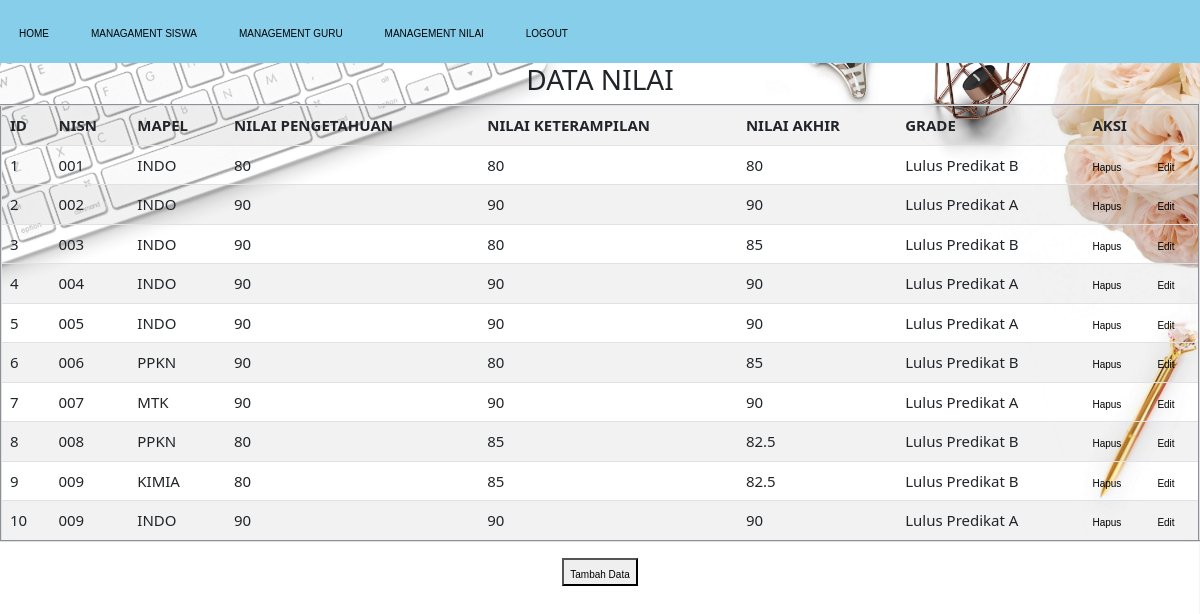
Page /datanilai.php on the committed database.
### tables this page shows
CREATE TABLE `nilai` (
  `id` int(11) NOT NULL,
  `NISN` varchar(12) NOT NULL,
  `mapel` varchar(15) NOT NULL,
  `nilai1` int(11) NOT NULL,
  `nilai2` int(11) NOT NULL,
  `nilai3` int(11) NOT NULL,
  `siswa_nisn` varchar(12) NOT NULL
);

### datanilai.php (the view, shortened to what this page needs)
<!DOCTYPE html>
<html lang="en">
<head>
    <link rel="stylesheet" href="bootstrap-5.2.3-dist/css/bootstrap.css">
    <FontAwesomeIcon icon="fa-regular fa-trash" />
</head>
<body>
<header>
        <ul>
            <li><a href="home.php">HOME</a></li>
            <li><a href="datasiswa.php">MANAGAMENT SISWA</a></li>
            <li><a href="dataguru.php">MANAGEMENT GURU</a></li>
            <li><a href="datanilai.php">MANAGEMENT NILAI</a></li>
            <li><a href="logout.php">LOGOUT</a></li>
        </ul>
    </header>
    <?php
            $mysqli = new mysqli("revakbar.rpl-smk4padalarang.my.id","rplsmk4padalaran_revakbar","bZrTpHC6","rplsmk4padalaran_revakbar");
    ?>
    <h3 align="center">DATA NILAI</h3>
    <table class="table table-striped" border="2" align="center">
        <tr>
            <th>ID</th>
            <th>NISN</th>
            <th>MAPEL</th>
            <th>NILAI PENGETAHUAN</th>
            <th>NILAI KETERAMPILAN</th>
            <th>NILAI AKHIR</th>
            <th>GRADE</th>
            <th colspan="2">AKSI</th>
        </tr>
        <?php
        $ambil = mysqli_query($mysqli,"select * from nilai");
        while($tampil = mysqli_fetch_array($ambil)){
            $A=$tampil['nilai1'];
            $B=$tampil['nilai2'];
            $hasil= ($A+$B)/2;
        if ($hasil>=90){
            $grade = "Lulus Predikat A";
        }elseif($hasil>=70){
            $grade = "Lulus Predikat B";
        }else {
            $grade = "Tidak Lulus Predikat C";
        }
        echo "
        <tr>
            <td>$tampil[id]</td>
            <td>$tampil[NISN]</td>
            <td>$tampil[mapel]</td>
            <td>$tampil[nilai1]</td>
            <td>$tampil[nilai2]</td>
            <td>$hasil</td>
            <td>$grade</td>
            <td><a href='?kode=$tampil[id]' >Hapus</a></td>
            <td><a href='editnilai.php?kode=$tampil[id]'>Edit</a></td>
        </tr>";
        }
        ?>
    </table>
    <button style=display:block;margin:auto;><a href="inputnilai.php">Tambah Data</a></button>
</body>
</html>

### datanilai.php (style rules this page uses)
body { padding : 0; margin : 0; font-size:15px; background-image: url("img/pexels-brand-&-palms-768938.jpg"); background-size:cover; }
ul { list-style-type:none; margin:0; padding:0; overflow:hidden; background-color:rgb(135, 206, 235); position:sticky; }
li { margin:auto; padding: 20px 19px; display: inline-block; }
a { color:black; text-decoration:none; font-size:10px; font-family:sans-serif; }

### rows in the picture
nilai: id "1", NISN "001", mapel "INDO", nilai1 "80", nilai2 "80", grade "Lulus Predikat B"
nilai: id "2", NISN "002", mapel "INDO", nilai1 "90", nilai2 "90", grade "Lulus Predikat A"
nilai: id "3", NISN "003", mapel "INDO", nilai1 "90", nilai2 "80", hasil "85", grade "Lulus Predikat B"
nilai: id "4", NISN "004", mapel "INDO", nilai1 "90", nilai2 "90", grade "Lulus Predikat A"
nilai: id "5", NISN "005", mapel "INDO", nilai1 "90", nilai2 "90", grade "Lulus Predikat A"
nilai: id "6", NISN "006", mapel "PPKN", nilai1 "90", nilai2 "80", hasil "85", grade "Lulus Predikat B"
nilai: id "7", NISN "007", mapel "MTK", nilai1 "90", nilai2 "90", grade "Lulus Predikat A"
nilai: id "8", NISN "008", mapel "PPKN", nilai1 "80", nilai2 "85", hasil "82.5", grade "Lulus Predikat B"
nilai: id "9", NISN "009", mapel "KIMIA", nilai1 "80", nilai2 "85", hasil "82.5", grade "Lulus Predikat B"
nilai: id "10", NISN "009", mapel "INDO", nilai1 "90", nilai2 "90", grade "Lulus Predikat A"
